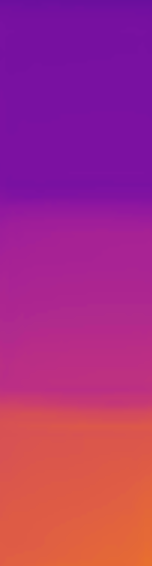
%> input picture thermal_images/metals1.1.png, 152 x 566 px
$ octave HeatTransfer_Code.m   (GNU Octave 9; MATLAB toolbox functions it lacks are replaced by stand-ins)
%> lines starting %> are read from the running program, lines starting %| are printed output that depends on the picture; long printed decimals are rounded
% If cubes of different materials (such as copper, aluminum, and wood) are subjected to the same
% heat source, then the materials with higher atomic density and metallic bonding will
% exhibit the lowest thermal resistance.

clc
clear

% Image upload
metal1 = imread('metals1.1.png');
%> metal1 is the input picture: size 566x152x3 uint8; mean R, G, B 168.5, 45.6, 128.7
metal2 = imread('metals2.1.png');
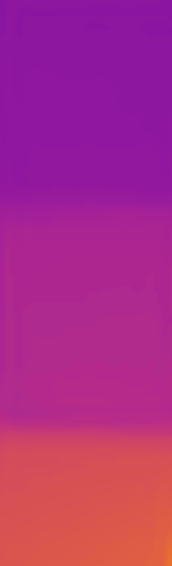
%> input picture thermal_images/metals2.1.png, 172 x 566 px
%> metal2 is the input picture: size 566x172x3 uint8; mean R, G, B 173.3, 43.9, 133.9
metal3 = imread('metals3.1.png');
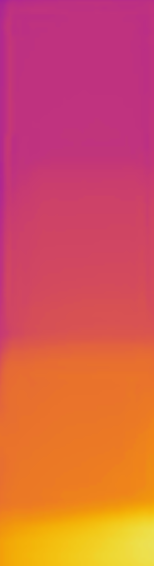
%> input picture thermal_images/metals3.1.png, 154 x 566 px
%> metal3 is the input picture: size 566x154x3 uint8; mean R, G, B 213.5, 89.8, 82.9

nonmetal1 = imread('nonmetals1.1.png');
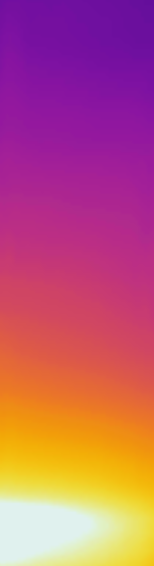
%> input picture thermal_images/nonmetals1.1.png, 154 x 566 px
%> nonmetal1 is the input picture: size 566x154x3 uint8; mean R, G, B 189.6, 89.4, 116.9
nonmetal2 = imread('nonmetals2.1.png');
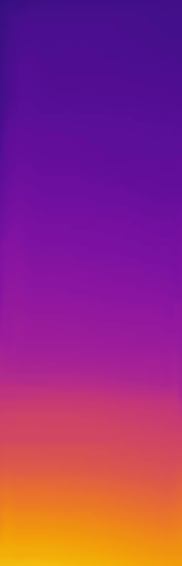
%> input picture thermal_images/nonmetals2.1.png, 182 x 566 px
%> nonmetal2 is the input picture: size 566x182x3 uint8; mean R, G, B 146.6, 44.8, 124.6
nonmetal3 = imread('nonmetals3.1.png');
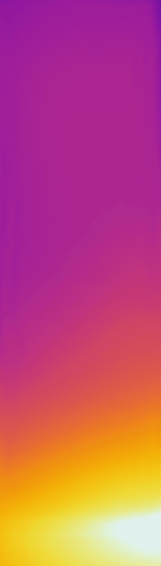
%> input picture thermal_images/nonmetals3.1.png, 161 x 566 px
%> nonmetal3 is the input picture: size 566x161x3 uint8; mean R, G, B 194.3, 81.4, 115.4

%Transform to grayscale
grayMetal1 = rgb2gray(metal1);
grayMetal2 = rgb2gray(metal2);
grayMetal3 = rgb2gray(metal3);

grayNonmetal1 = rgb2gray(nonmetal1);
grayNonmetal2 = rgb2gray(nonmetal2);
grayNonmetal3 = rgb2gray(nonmetal3);
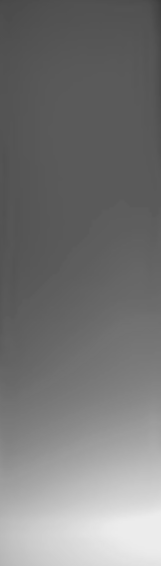
%> grayNonmetal3: size 566x161 uint8; min 60, max 236, mean 119

%Average
metalMean1 = mean(double(grayMetal1), 2);
%> metalMean1 = 566 values, max 134.4 at index 566, min 58.75 at index 1, mean 91.84
metalMean2 = mean(double(grayMetal2), 2);
%> metalMean2 = 566 values, max 127.6 at index 566, min 72.12 at index 12, mean 92.88
metalMean3 = mean(double(grayMetal3), 2);
%> metalMean3 = 566 values, max 193.5 at index 557, min 96.24 at index 1, mean 126
nonmetalMean1 = mean(double(grayNonmetal1), 2);
%> nonmetalMean1 = 566 values, max 230.2 at index 525, min 59.67 at index 1, mean 122.5
nonmetalMean2 = mean(double(grayNonmetal2), 2);
%> nonmetalMean2 = 566 values, max 177.1 at index 566, min 42.49 at index 1, mean 84.31
nonmetalMean3 = mean(double(grayNonmetal3), 2);
%> nonmetalMean3 = 566 values, max 220 at index 535, min 77.11 at index 1, mean 119

%Temprature
T_min_C = [28.1, 26.8, 26.1;    % Metal trials 1, 2, 3
           26.9, 26.5, 23.3];   % Nonmetal trials 1, 2, 3

T_max_C = [117.2, 96.1, 98.1;  % Metal trials 1, 2, 3
           122.2, 125.6, 102.8];


%R=L/(ka)
kCopper = 401;
kAluminum = 237;
kBrass = 109;
kSteel = 15.1;
kAcrylic = 0.19;
kPine = 0.12;
kPVC = 0.19;
kNylon = 0.25;

%Cube
L = 0.0254;

%Scaling
scaledMetal1 = T_min_C(1,1) + (T_max_C(1,1) - T_min_C(1,1)) .* (metalMean1 - min(metalMean1)) ./   (max(metalMean1) - min(metalMean1));
%> scaledMetal1 = 566 values, max 117.2 at index 566, min 28.1 at index 1, mean 67.07
scaledMetal2 = T_min_C(1,2) + (T_max_C(1,2) - T_min_C(1,2)) .* (metalMean2 - min(metalMean2)) ./ (max(metalMean2) - min(metalMean2));
%> scaledMetal2 = 566 values, max 96.1 at index 566, min 26.8 at index 12, mean 52.72
scaledMetal3 = T_min_C(1,3) + (T_max_C(1,3) - T_min_C(1,3)) .* (metalMean3 - min(metalMean3)) ./ (max(metalMean3) - min(metalMean3));
%> scaledMetal3 = 566 values, max 98.1 at index 557, min 26.1 at index 1, mean 48.14

scaledNonmetal1 = T_min_C(2,1) + (T_max_C(2,1) - T_min_C(2,1)) .* (nonmetalMean1 - min(nonmetalMean1)) ./ (max(nonmetalMean1) - min(nonmetalMean1));
%> scaledNonmetal1 = 566 values, max 122.2 at index 525, min 26.9 at index 1, mean 62
scaledNonmetal2 = T_min_C(2,2) + (T_max_C(2,2) - T_min_C(2,2)) .* (nonmetalMean2 - min(nonmetalMean2)) ./ (max(nonmetalMean2) - min(nonmetalMean2));
%> scaledNonmetal2 = 566 values, max 125.6 at index 566, min 26.5 at index 1, mean 57.29
scaledNonmetal3 = T_min_C(2,3) + (T_max_C(2,3) - T_min_C(2,3)) .* (nonmetalMean3 - min(nonmetalMean3)) ./ (max(nonmetalMean3) - min(nonmetalMean3));
%> scaledNonmetal3 = 566 values, max 102.8 at index 535, min 23.3 at index 1, mean 46.63

%Pixel height of each image
nMetal1    = size(scaledMetal1, 1);
%> nMetal1 = 566
nMetal2    = size(scaledMetal2, 1);
%> nMetal2 = 566
nMetal3    = size(scaledMetal3, 1);
%> nMetal3 = 566
nNonmetal1 = size(scaledNonmetal1, 1);
%> nNonmetal1 = 566
nNonmetal2 = size(scaledNonmetal2, 1);
%> nNonmetal2 = 566
nNonmetal3 = size(scaledNonmetal3, 1);
%> nNonmetal3 = 566

heightMetal1    = linspace(0, nMetal1,    nMetal1);
%> heightMetal1 = 566 values from 0 to 566
heightMetal2    = linspace(0, nMetal2,    nMetal2);
%> heightMetal2 = 566 values from 0 to 566
heightMetal3    = linspace(0, nMetal3,    nMetal3);
%> heightMetal3 = 566 values from 0 to 566
heightNonmetal1 = linspace(0, nNonmetal1, nNonmetal1);
heightNonmetal2 = linspace(0, nNonmetal2, nNonmetal2);
heightNonmetal3 = linspace(0, nNonmetal3, nNonmetal3);

%Graph for individual metal trials
figure(1);

hold on; %% add all the graphs on one graph
plot(heightMetal1, scaledMetal1, 'r-', 'Linewidth', 2, 'DisplayName', 'Brass, Steel, Copper');
plot(heightMetal2, scaledMetal2, 'b-', 'Linewidth', 2, 'DisplayName', 'Brass, Aluminium, Copper');
plot(heightMetal3, scaledMetal3, 'g-', 'Linewidth', 2, 'DisplayName', 'Copper, Steel, Brass');
hold off;

xlabel('Cube Height');
ylabel('Temperature (°C)');
title('Thermal Gradient – Metal Trials');
legend('show');
grid on;
%> figure, not shown here; curve peaks at x = 566, y = 117.2; curve peaks at x = 566, y = 96.1; curve peaks at x = 557, y = 98.1

%Graph for individual nonmetal trials
figure(2);

hold on;
plot(heightNonmetal1, scaledNonmetal1, 'r-', 'Linewidth', 2, 'DisplayName', 'Acrylic, Pinewood, PVC');
plot(heightNonmetal2, scaledNonmetal2, 'b-', 'Linewidth', 2, 'DisplayName', 'Nylon, Acrylic, Nylon');
plot(heightNonmetal3, scaledNonmetal3, 'g-', 'Linewidth', 2, 'DisplayName', 'PVC, Pinewood, Acrylic');
hold off;

xlabel('Cube Height');
ylabel('Temperature (°C)');
title('Thermal Gradient – Nonmetal Trials');
legend('show');
grid on;
%> figure, not shown here; curve peaks at x = 524.9, y = 122.2; curve peaks at x = 566, y = 125.6; curve peaks at x = 534.9, y = 102.8

%Avereging metals and nonmetals separetely and graphing
N= 100;
scaledMetal1Avg    = scaledMetal1(round(linspace(1, size(scaledMetal1,1),    N)));
%> scaledMetal1Avg = 100 values, max 117.2 at index 100, min 28.1 at index 1, mean 67.1
scaledMetal2Avg    = scaledMetal2(round(linspace(1, size(scaledMetal2,1),    N)));
%> scaledMetal2Avg = 100 values, max 96.1 at index 100, min 26.8 at index 3, mean 52.79
scaledMetal3Avg    = scaledMetal3(round(linspace(1, size(scaledMetal3,1),    N)));
%> scaledMetal3Avg = 100 values, max 98.05 at index 98, min 26.1 at index 1, mean 48.25
scaledNonmetal1Avg = scaledNonmetal1(round(linspace(1, size(scaledNonmetal1,1), N)));
%> scaledNonmetal1Avg = 100 values, max 122.2 at index 93, min 26.9 at index 1, mean 62.07
scaledNonmetal2Avg = scaledNonmetal2(round(linspace(1, size(scaledNonmetal2,1), N)));
%> scaledNonmetal2Avg = 100 values from 26.5 to 125.6
scaledNonmetal3Avg = scaledNonmetal3(round(linspace(1, size(scaledNonmetal3,1), N)));
%> scaledNonmetal3Avg = 100 values, max 102.7 at index 95, min 23.3 at index 1, mean 46.74


avgMetal    = (scaledMetal1Avg + scaledMetal2Avg + scaledMetal3Avg) / 3;
%> avgMetal = 100 values, max 103.5 at index 100, min 27.49 at index 1, mean 56.05
avgNonmetal = (scaledNonmetal1Avg + scaledNonmetal2Avg + scaledNonmetal3Avg) / 3;
%> avgNonmetal = 100 values, max 113 at index 97, min 25.57 at index 1, mean 55.42

figure(3);
hold on;
plot(avgMetal,'b-', 'Linewidth', 2, 'DisplayName', 'Average of Metals');
plot(avgNonmetal,'r-', 'Linewidth', 2, 'DisplayName', 'Average of Nonmetals');
hold off;
xlabel('Cube Height');
ylabel('Temperature (°C)');
title('Thermal Gradient: Metals vs. Nonmetals');
legend('show');
grid on;
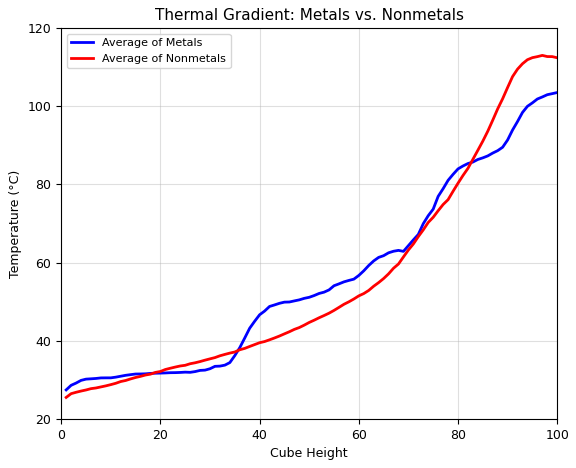
%> figure redrawn from the program's plot data; curve peaks at x = 100, y = 103.5; curve peaks at x = 97, y = 113

%Thermal Resistance Calculations
A = L^2;   % 1" × 1" face area in m²

% Individual resistances
R_copper   = L / (kCopper   * A);
R_aluminum = L / (kAluminum * A);
R_brass    = L / (kBrass    * A);
R_steel    = L / (kSteel    * A);
R_acrylic  = L / (kAcrylic  * A);
R_pine     = L / (kPine     * A);
R_PVC      = L / (kPVC      * A);
R_nylon    = L / (kNylon    * A);

%R values

Rmetal1 = round(R_copper + R_steel + R_brass, 4);
Rmetal2 = round(R_copper + R_aluminum + R_brass, 4);
Rmetal3 = round(R_brass + R_steel + R_copper, 4);
Rnonmetal1 = round(R_PVC + R_pine + R_acrylic, 4);
Rnonmetal2 = round(R_nylon + R_acrylic + R_nylon, 4);
Rnonmetal3 = round(R_acrylic + R_pine + R_PVC, 4);


fprintf("The resistance of the three metal stacks are: %f, %f, %f\n", Rmetal1, Rmetal2, Rmetal3);
fprintf("The resistance of the three nonometal stacks are: %f, %f, %f\n", Rnonmetal1, Rnonmetal2, Rnonmetal3);

%QExperimental
TempTopMetal1    = scaledMetal1(1);    % top of stack (coldest)
%> TempTopMetal1 = 28.1
TempBottomMetal1 = scaledMetal1(end);  % bottom of stack (hotplate side)
%> TempBottomMetal1 = 117.2
TempTopNonmetal1    = scaledNonmetal1(1);
%> TempTopNonmetal1 = 26.9
TempBottomNonmetal1 = scaledNonmetal1(end);
%> TempBottomNonmetal1 = 114.4

QexpMetal    = (TempBottomMetal1    - TempTopMetal1) / Rmetal1;
%> QexpMetal = 29.05
QexpNonmetal = (TempBottomNonmetal1 - TempTopNonmetal1) / Rnonmetal1;
%> QexpNonmetal = 0.118

fprintf("The experimental Q of the first metal and nonmetal stacks are %f, %f respectively.\n", QexpMetal, QexpNonmetal);
%| The experimental Q of the first metal and nonmetal stacks are 29.054, 0.1178 respectively.

%QEstimate
TBrass = 117.2;
TBrass1 = 105.3;
TSteel = 76.1;
TSteel1 = 60.1;
TCopper = 35.4;
TCopper1 = 30.1;

QBrass = (TBrass - TBrass1) / R_brass;
QSteel = (TSteel - TSteel1) / R_steel;
QCopper = (TCopper - TCopper1) / R_copper;

QestMetalStack = QBrass + QSteel + QCopper;
PercentErrorMetal = abs(QexpMetal - QestMetalStack) / QestMetalStack * 100;
%> PercentErrorMetal = 68.78
fprintf("The estimated Q value for the metal stack is %f W. And the percent error is %f.\n",  QestMetalStack, PercentErrorMetal);
%| The estimated Q value for the metal stack is 93.066 W. And the percent error is 68.781126.

TPVC = 114.7 ;
TPVC1 = 77.1 ;
TPine = 75.3;
TPine1 = 44.1;
TAcrylic = 42.4;
TAcrylic1 = 28.1;

QPVC     = (TPVC     - TPVC1)     / R_PVC;
QPine    = (TPine    - TPine1)    / R_pine;
QAcrylic = (TAcrylic - TAcrylic1) / R_acrylic;
QestNonmetalStack = QPVC + QPine + QAcrylic;
PercentErrorNonmetal = abs(QexpNonmetal - QestNonmetalStack) / QestNonmetalStack * 100;
%> PercentErrorNonmetal = 65.91
fprintf("The estimated Q value for the nonmetal stack is %f W. And the percent error is %f.\n", QestNonmetalStack, PercentErrorNonmetal);
%| The estimated Q value for the nonmetal stack is 0.3456 W. And the percent error is 65.914864.
